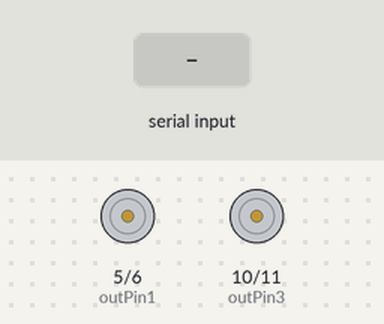
Bench run of a sketch on a simulated Arduino Uno, built with avr-gcc and run on an emulated ATmega328P. On the bench: motor-driver pin pairs drawn as motors (green arrow = first pin HIGH = forward, orange = second pin HIGH = backward, longer = more drive). The inputs (shaded band) are chosen by the test bench.

Above: at 1.2 s.
1.3 s: "F" received over Serial
At 2.5 s:
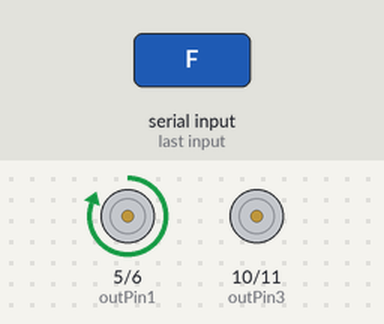
2.8 s: "B" received over Serial
At 3.7 s:
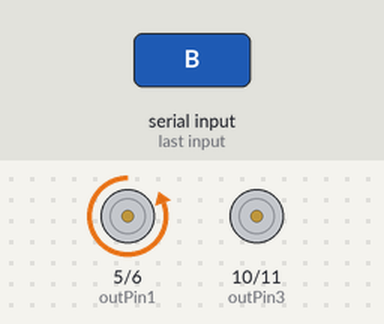
4.3 s: "R" received over Serial
At 4.8 s:
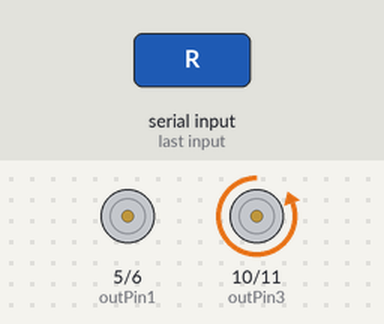
5.8 s: "L" received over Serial
At 7.0 s:
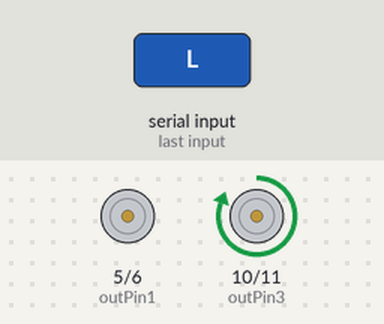
7.3 s: "G" received over Serial
At 8.3 s:
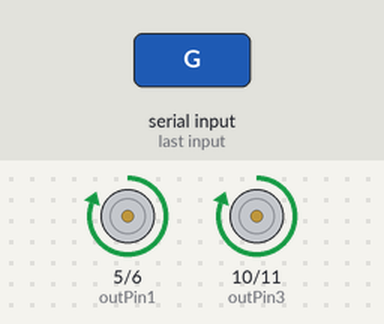
8.8 s: "I" received over Serial
At 9.5 s:
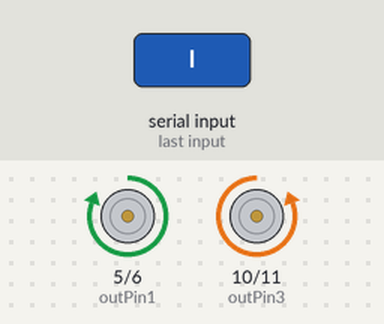
Timing chart, 0 to 11.3 s (numbered marks = the images above; inputs shaded):
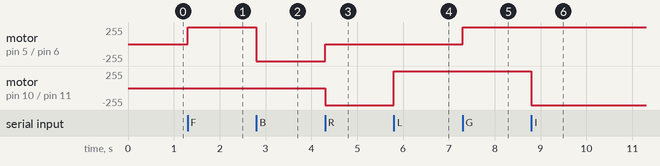

The sketch:

bluetooth_car__3_.ino
```cpp
/*
 * Created by Team DIY BIBRO//2/05/2019
 * Project: Bluetooth Control Car
 */

 int outPin1 = 5;     //motor1
 int outPin2 = 6;    //motor1

 int outPin3 = 10;   //motor2
 int outPin4 = 11;   //motor2

 char bt = 0;       //BT


 void setup()
 {
   Serial.begin(9600);

   pinMode(outPin1,OUTPUT);
   pinMode(outPin2,OUTPUT);
   pinMode(outPin3,OUTPUT);
   pinMode(outPin4,OUTPUT);

 }
 void loop()
 {
   if (Serial.available() > 0) //save incoming data to variable 'bt'
   {
     bt = Serial.read();


     if(bt == 'F')           //move forwards
     {
       digitalWrite(outPin1,HIGH);
       digitalWrite(outPin2,LOW);
       digitalWrite(outPin3,LOW);
       digitalWrite(outPin4,LOW);
     }
     else if (bt == 'B')      //move backwards
     {
       digitalWrite(outPin1,LOW);
       digitalWrite(outPin2,HIGH);
       digitalWrite(outPin3,LOW);
       digitalWrite(outPin4,LOW);
     }
     else if (bt == 'S')     //stop!!
     {
       digitalWrite(outPin1,LOW);
       digitalWrite(outPin2,LOW);
       digitalWrite(outPin3,LOW);
       digitalWrite(outPin4,LOW);
     }
     else if (bt == 'R')    // turn wheels right
     {
       digitalWrite(outPin3,LOW);
       digitalWrite(outPin4,HIGH);
       digitalWrite(outPin1,LOW);
       digitalWrite(outPin2,LOW);
     }
     else if (bt == 'L')     //turn wheels left
     {
       digitalWrite(outPin3,HIGH);
       digitalWrite(outPin4,LOW);
       digitalWrite(outPin1,LOW);
       digitalWrite(outPin2,LOW);
     }
     else if (bt== 'G')      //move forward left
     {
      digitalWrite(outPin1,HIGH);
      digitalWrite(outPin2,LOW);
      digitalWrite(outPin3,HIGH);
      digitalWrite(outPin4,LOW);
     }
     else if (bt== 'I')      //move forward right
     {
      digitalWrite(outPin1,HIGH);
      digitalWrite(outPin2,LOW);
      digitalWrite(outPin3,LOW);
      digitalWrite(outPin4,HIGH);
     }
     else if (bt== 'H')      //move backward left
     {
      digitalWrite(outPin1,LOW);
      digitalWrite(outPin2,HIGH);
      digitalWrite(outPin3,HIGH);
      digitalWrite(outPin4,LOW);
     }
     else if (bt=='J')       //move backward right
     {
      digitalWrite(outPin1,LOW);
      digitalWrite(outPin2,HIGH);
      digitalWrite(outPin3,LOW);
      digitalWrite(outPin4,HIGH);
     }

   }

 }
```

Measured:
- after the input at 1.3 s, motor on pin 5 (outPin1) / pin 6 (outPin2): stopped → forward 255/255 at once
- after the input at 2.8 s, motor on pin 5 (outPin1) / pin 6 (outPin2): forward 255/255 → backward 255/255 at once
- after the input at 4.3 s, motor on pin 5 (outPin1) / pin 6 (outPin2): backward 255/255 → stopped at once; motor on pin 10 (outPin3) / pin 11 (outPin4): stopped → backward 255/255 at once
- after the input at 5.8 s, motor on pin 10 (outPin3) / pin 11 (outPin4): backward 255/255 → forward 255/255 at once
- after the input at 7.3 s, motor on pin 5 (outPin1) / pin 6 (outPin2): stopped → forward 255/255 at once
- after the input at 8.8 s, motor on pin 10 (outPin3) / pin 11 (outPin4): forward 255/255 → backward 255/255 at once
